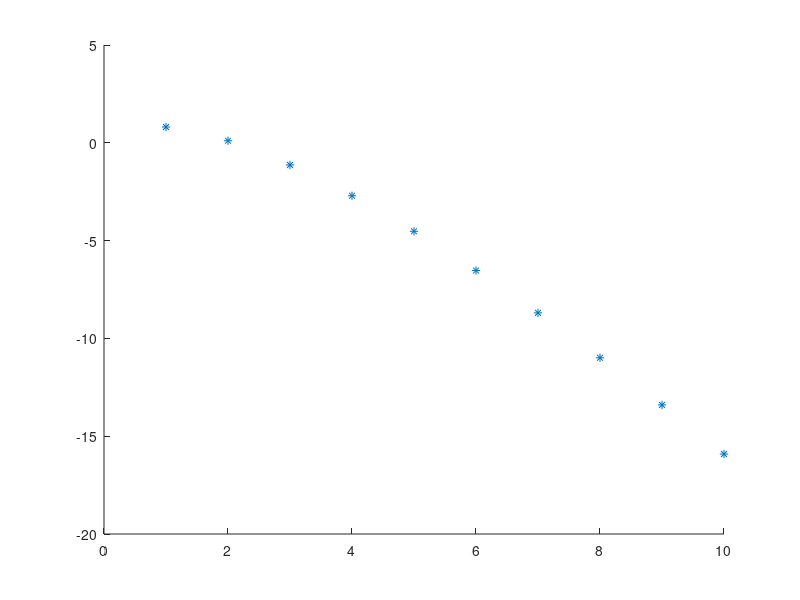

Write the MATLAB code that produced this figure.
clear;
clear All;
N = 20; %% number of points
t = [0:N-1]'/N; %% define time
%f = sin(2*pi*t).^5; %%define function

figure;hold;
% for t1=0.2:-0.005:0.1
%     f=heaviside(t-0.1)-heaviside(t-t1);
%     p = abs(fft(f)); % absolute value of the fft
%     p = p(1:N/2) % take the positve frequency half, only
%     plot((p),'*');
%     pause(0.5);
% end

f = exp(sin(2*pi*t)); %%define function
p = abs(fft(f))/(N/2); %% absolute value of the fft
p = p(1:N/2).^2 %% take the positve frequency half, only
plot(log10(p),'*');
